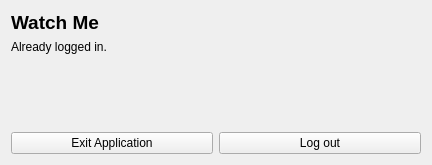
<?xml version="1.0" encoding="UTF-8"?>
<ui version="4.0">
 <class>UWatchMe</class>
 <widget class="QDialog" name="UWatchMe">
  <property name="geometry">
   <rect>
    <x>0</x>
    <y>0</y>
    <width>432</width>
    <height>165</height>
   </rect>
  </property>
  <property name="windowTitle">
   <string>UWatchMe</string>
  </property>
  <layout class="QVBoxLayout" name="verticalLayout_3">
   <item>
    <layout class="QVBoxLayout" name="verticalLayout">
     <property name="spacing">
      <number>0</number>
     </property>
     <item>
      <widget class="QLabel" name="label_2">
       <property name="text">
        <string>&lt;html&gt;&lt;head/&gt;&lt;body&gt;&lt;p&gt;&lt;span style=&quot; font-size:14pt; font-weight:600;&quot;&gt;Watch Me&lt;/span&gt;&lt;/p&gt;&lt;/body&gt;&lt;/html&gt;</string>
       </property>
      </widget>
     </item>
    </layout>
   </item>
   <item>
    <widget class="QStackedWidget" name="stackedWidget">
     <property name="currentIndex">
      <number>1</number>
     </property>
     <widget class="QWidget" name="page">
      <layout class="QVBoxLayout" name="verticalLayout_2">
       <property name="spacing">
        <number>0</number>
       </property>
       <property name="leftMargin">
        <number>0</number>
       </property>
       <property name="topMargin">
        <number>0</number>
       </property>
       <property name="rightMargin">
        <number>0</number>
       </property>
       <property name="bottomMargin">
        <number>0</number>
       </property>
       <item>
        <layout class="QGridLayout" name="gridLayout">
         <item row="1" column="1">
          <widget class="QLineEdit" name="_endpoint">
           <property name="text">
            <string>http://localhost:8000/</string>
           </property>
          </widget>
         </item>
         <item row="0" column="0">
          <widget class="QLabel" name="label">
           <property name="text">
            <string>Device ID:</string>
           </property>
          </widget>
         </item>
         <item row="1" column="0">
          <widget class="QLabel" name="label_5">
           <property name="text">
            <string>Server endpoint</string>
           </property>
          </widget>
         </item>
         <item row="0" column="1">
          <widget class="QLineEdit" name="_device_id">
           <property name="placeholderText">
            <string>Device ID</string>
           </property>
          </widget>
         </item>
         <item row="2" column="1">
          <spacer name="verticalSpacer_2">
           <property name="orientation">
            <enum>Qt::Vertical</enum>
           </property>
           <property name="sizeHint" stdset="0">
            <size>
             <width>20</width>
             <height>40</height>
            </size>
           </property>
          </spacer>
         </item>
        </layout>
       </item>
       <item>
        <layout class="QHBoxLayout" name="horizontalLayout">
         <item>
          <widget class="QPushButton" name="pushButton">
           <property name="text">
            <string>Exit Application</string>
           </property>
           <property name="autoDefault">
            <bool>false</bool>
           </property>
          </widget>
         </item>
         <item>
          <widget class="QPushButton" name="_login">
           <property name="text">
            <string>Log in</string>
           </property>
          </widget>
         </item>
        </layout>
       </item>
      </layout>
     </widget>
     <widget class="QWidget" name="page_2">
      <layout class="QGridLayout" name="gridLayout_2">
       <property name="leftMargin">
        <number>0</number>
       </property>
       <property name="topMargin">
        <number>0</number>
       </property>
       <property name="rightMargin">
        <number>0</number>
       </property>
       <property name="bottomMargin">
        <number>0</number>
       </property>
       <item row="0" column="0">
        <widget class="QLabel" name="label_4">
         <property name="text">
          <string>Already logged in.</string>
         </property>
        </widget>
       </item>
       <item row="2" column="0">
        <layout class="QHBoxLayout" name="horizontalLayout_2">
         <item>
          <widget class="QPushButton" name="pushButton_2">
           <property name="text">
            <string>Exit Application</string>
           </property>
           <property name="autoDefault">
            <bool>false</bool>
           </property>
          </widget>
         </item>
         <item>
          <widget class="QPushButton" name="_logout">
           <property name="text">
            <string>Log out</string>
           </property>
          </widget>
         </item>
        </layout>
       </item>
       <item row="1" column="0">
        <spacer name="verticalSpacer">
         <property name="orientation">
          <enum>Qt::Vertical</enum>
         </property>
         <property name="sizeHint" stdset="0">
          <size>
           <width>20</width>
           <height>40</height>
          </size>
         </property>
        </spacer>
       </item>
      </layout>
     </widget>
    </widget>
   </item>
  </layout>
 </widget>
 <layoutdefault spacing="6" margin="11"/>
 <resources/>
 <connections/>
</ui>
